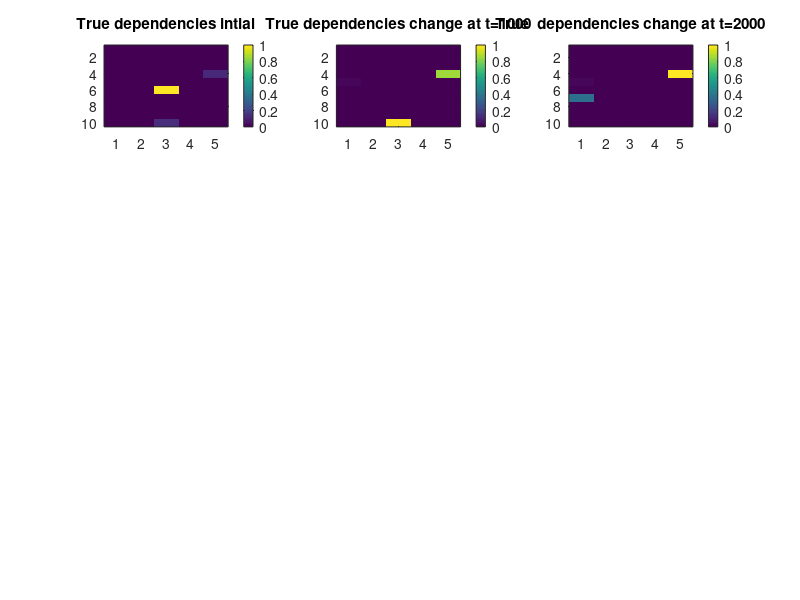

Write MATLAB code to recreate this figure. (Note: this script raises an error after producing the figure.)
% Dictionary based NL-TISO is implemented in this code. This implementation
% builds dictionary based on the simalarity measured using kernal
% functions. The length of the dictionary is not fixed in this
% implementation.

% Comment#2 to test git branch
clc
clear all
close all
% filename = './data/sytem20.mat';
% Data_struct = load(filename,'-mat');
% M_x=Data_struct.m_X;
noOfNodes        = 5;
filtOrder        = 2;
T=1;
noOfObservations = 3000
D=30;
order=2;
gamma_RF=1e-3;
gamma_NLTISO=1e-1;
lamda1=10/10;
lamda2=100/10;
edge_probability=.1;

for kk=1:100
    A=[];
    for i=1:order
        temp1=10*rand(noOfNodes,noOfNodes).*(rand(noOfNodes,noOfNodes)<edge_probability);
        A=[A;temp1];
    end
    if all(A(:)==0)==1
            A=zeros(10,5);
        [len_A,bred_A]=size(A)
        ad_in=randi([1,len_A*bred_A],1,1);
         A(ad_in)=rand;
        ad_in=randi([1,len_A*bred_A],1,1);
        A(ad_in)=rand;
         ad_in=randi([1,len_A*bred_A],1,1);
        A(ad_in)=rand;
    end

%         A=zeros(10,5);
%         [len_A,bred_A]=size(A)
%         ad_in=randi([1,len_A*bred_A],1,1);
%          A(ad_in)=10+5*randn;
%         ad_in=randi([1,len_A*bred_A],1,1);
%         A(ad_in)=10+5*randn;
%          ad_in=randi([1,len_A*bred_A],1,1);
%         A(ad_in)=10+5*randn;
    A1=A/max(max(A));
    subplot(4,3,1)
    imagesc(A/max(A(:)))
    title('True dependencies intial')
    colorbar;
    alpha=.1*rand(noOfNodes,noOfObservations);
    y_initial=1*randn(noOfNodes ,1);
    y=[y_initial];
    Ksigma=10;
    gsigma=Ksigma;
    Gscale=(1/sqrt(2*pi)/Ksigma);
    gscale=Gscale;
    GausDenom=-1/2/Ksigma^2;
    T=250
    T_Beta=500*rand(order*noOfNodes,noOfNodes,T);
    
    M_x=zeros(noOfNodes ,noOfNodes );
    M_x(:,1)=y_initial+.1*randn;
    for ii=2:T+order
        temp=A(1:noOfNodes ,:)*y_initial;
        M_x(:,ii)=temp+.1*rand;
        y_initial= M_x(:,ii);
    end
    
    for ii=T+order+1:noOfObservations
        if ii==1000
            list_nz=find(A);
            len=length(list_nz);
            rem_in=randi([1,len],1,1);
            rem=list_nz(rem_in);
            A(rem)=0;
            [len_A,bred_A]=size(A)
            ad_in=randi([1,len_A*bred_A],1,1)
            A(ad_in)=1*rand;
            %                 A=zeros(10,5);
            %         [len_A,bred_A]=size(A)
            %                 ad_in=randi([1,len_A*bred_A],1,1)
            %                 A(ad_in)=8;
            A2=A/max(max(A));
            subplot(4,3,2)
            imagesc(A/max(A(:)))
            title('True dependencies change at t=1000')
            colorbar;
            
        end
        if ii==2000
            list_nz=find(A);
            len=length(list_nz);
            rem_in=randi([1,len],1,1);
            rem=list_nz(rem_in);
            A(rem)=0;
            [len_A,bred_A]=size(A)
            ad_in=randi([1,len_A*bred_A],1,1)
             A(ad_in)=1*rand;
            %                 A=zeros(10,5);
            %         [len_A,bred_A]=size(A)
            %                 ad_in=randi([1,len_A*bred_A],1,1)
            %                 A(ad_in)=6;
            A3=A/max(max(A));
            subplot(4,3,3)
            imagesc(A/max(A(:)))
            title('True  dependencies change at t=2000')
            colorbar;
            
        end
        
        for k=1:noOfNodes
            temp=0;
            for m=1:order
                for l=1:noOfNodes
                    temp=temp+ A(noOfNodes *(m-1)+k,l)*((1*gscale*exp(-1000000*(M_x(l,ii-m-T:ii-m-1)-M_x(l,ii-m)).^2/(10*gsigma*gsigma))*reshape(T_Beta(noOfNodes *(m-1)+k,l,:),[T,1]))+(0*gscale*exp(-1000000*(M_x(l,ii-m-T:ii-m-1)-M_x(l,ii-m)).^2/(2*gsigma*gsigma))*reshape(T_Beta(noOfNodes *(m-1)+k,l,:),[T,1])));
                    
                end
            end
            M_x(k,ii)=temp+.05*randn;
            
        end
        
    end
    m_X=M_x;
    %  m_X=normalize(m_X,2);
    Ksigma=10;
    vsigma=[10 10 10 10 10];
    for i=1:noOfNodes
        v(i,:,:)=vsigma(i)*vsigma(i)*randn(1,filtOrder,D);
    end
    Gscale=(1/sqrt(2*pi)/Ksigma);
    alpha=zeros(noOfNodes,noOfNodes,filtOrder,noOfObservations);
    Kernal=zeros(noOfNodes,filtOrder,noOfObservations);
    [pred_RF1,alpha_RF1,mse_RF1(kk,:),pmdRF1(kk,:),pfaRF1(kk,:)]=NLTISORFF(order,lamda2,gamma_RF,vsigma,m_X,noOfNodes,filtOrder,noOfObservations,10,A1,A2,A3);
    [pred_RF2,alpha_RF2,mse_RF2(kk,:),pmdRF2(kk,:),pfaRF2(kk,:)]=NLTISORFF(order,lamda2,gamma_RF,vsigma,m_X,noOfNodes,filtOrder,noOfObservations,30,A1,A2,A3);
    [pred_RF3,alpha_RF3,mse_RF3(kk,:),pmdRF3(kk,:),pfaRF3(kk,:)]=NLTISORFF(order,lamda2,gamma_RF,vsigma,m_X,noOfNodes,filtOrder,noOfObservations,50,A1,A2,A3);
        [pred_NLTISO,alpha_NLTISO,mse_NL(kk,:),pmd1(kk,:),pfa1(kk,:)]=NLTISOF(order,lamda1,gamma_NLTISO,Ksigma,m_X,noOfNodes,filtOrder,noOfObservations,D,A1,A2,A3);
    
    %%%%Moving average
    for t=12:noOfObservations
        movavg_pred(:,t)=sum(m_X(:,t-11:t-1),2)/10;
    end
    
end
% figure
% plot(sum(mse_RF(:,300:end))/10,'LineWidth',2)
% hold on
% plot(sum(mse_NL(:,300:end))/10,'LineWidth',2)
% hold on
% plot( sum(mse_t(:,300:end))/10,'LineWidth',2)
% lgd1=legend('RF-NLTISO','NLTISO','TIRSO')
% set(lgd1,'fontsize',18)
% ylable('MSE','FontSize',18)
% xlabel('t','FontSize',18)
figure
plot((sum(pmd1))/100,'LineWidth',2);
hold on
plot((sum(pmdRF1))/100,'LineWidth',2);
hold on
plot((sum(pmdRF2))/100,'LineWidth',2);
hold on
plot((sum(pmdRF3))/100,'LineWidth',2);
% title('Probability of miss detection ')
lgd2=legend('NL-TISO','RF-NLTISO:D=10','RF-NLTISO:D=30','RF-NLTISO:D=50')
set(lgd2,'fontsize',24)
ylabel('P_{MD}','FontSize',24)
xlabel('t','FontSize',24)

figure
plot(sum(pfa1)/100,'LineWidth',2);
hold on
plot(sum(pfaRF1)/100,'LineWidth',2);
hold on
plot(sum(pfaRF2)/100,'LineWidth',2);
hold on
plot(sum(pfaRF3)/100,'LineWidth',2);
% title('Probability of false alarm detection ')
lgd3=legend('NL-TISO','RF-NLTISO:D=10','RF-NLTISO:D=30','RF-NLTISO:D=50')
set(lgd3,'fontsize',24)
ylabel('P_{FA}','FontSize',24)
xlabel('t','FontSize',24)


% Full_Ker_time=toc;
% Psuedo_Adj=(sum(alpha_RF.^2,4)).^0.5
% plot(pred_RF(1,:),'LineWidth',2)
% hold on
% plot(m_X(1,1:noOfObservations),'LineWidth',2)
% hold on
% plot(movavg_pred(1,:))
% hold on
% % plot(pred_NLTISO(15,:),'LineWidth',2)
% legend('prediction (RF)','orginal','Moving Average')
% alpha_full=alpha(:);
% Num_samples_Dict=Kernal_Size_Dict(3);
% Num_samples_Ful=Kernal_Size_Full(3);
% title_str=strcat('NoSamplesDict=',num2str(Num_samples_Dict),', ',...
%     'NoSamplesFull=',num2str(Num_samples_Ful))
% title(title_str)
%
% Kernal_Size_Dict
% Kernal_Size_Full
% Full_Ker_time
% Dict_time
function [predt,alpha,mse,pmd,pfa]= NLTISOF(order,lamda,gamma,Ksigma,m_X,noOfNodes,filtOrder,noOfObservations,D,A1,A2,A3)
Gscale=(1/sqrt(2*pi)/Ksigma);
alpha=zeros(noOfNodes,noOfNodes,filtOrder,noOfObservations);
Kernal=zeros(noOfNodes,filtOrder,noOfObservations);

eta=1/gamma;
%% new code
for t=filtOrder+1:noOfObservations
    if t<1000
        Psuedo_Adj=(sum(alpha.^2,4)).^0.5;
        B=[Psuedo_Adj(:,:,1);Psuedo_Adj(:,:,2) ];
        C=B/max(B(:));
        
        if t==990
            
            subplot(4,3,7)
            imagesc(B/max(B(:)))
            title('NLTISO-Estimate at t=990')
            colorbar;
            
        end
        countmd=0;
        MF=wthresh(C,'h',.2);
         MF(isnan(MF))=0;
     
        MD=wthresh(A1,'h',.2);
           indmd=find(MD);
         MF(indmd)=0;
        pfa(t)=(nnz(MF))/50;
        cv=wthresh(abs(C(indmd)),'h',.2);
%         cv(isnan(cv))=1;
        cunt=nnz(cv);
        tcount=nnz(indmd);
        
       pmd(t)=(tcount-cunt)/ tcount;
    elseif t<2000
        Psuedo_Adj=(sum(alpha.^2,4)).^0.5;
        B=[Psuedo_Adj(:,:,1);Psuedo_Adj(:,:,2) ];
        C=B/max(B(:));
        if t==1990
            
            
            subplot(4,3,8)
            imagesc(B/max(B(:)))
            title('NLTISO-Estimate at t=1990');
            colorbar;
            
        end
        countmd=0;
        MF=wthresh(C,'h',.2);
        MF(isnan(MF))=0;
      
         MD=wthresh(A2,'h',.2);
         indmd=find(MD);
       MF(indmd)=0;
        pfa(t)=(nnz(MF))/50;  
         cv=wthresh(abs(C(indmd)),'h',.2);
%         cv(isnan(cv))=1;
        cunt=nnz(cv);
        tcount=nnz(indmd);
        
       pmd(t)=(tcount-cunt)/ tcount;
    else
        Psuedo_Adj=(sum(alpha.^2,4)).^0.5;
        B=[Psuedo_Adj(:,:,1);Psuedo_Adj(:,:,2) ];
        C=B/max(B(:));
        if t==2990
            
            
            subplot(4,3,9)
            imagesc(B/max(B(:)))
            title('NLTISO-Estimate at t=2000');
            colorbar;
            
        end
        countmd=0;
        MF=wthresh(C,'h',.2);
        MF(isnan(MF))=0;
      
         MD=wthresh(A3,'h',.2);
         indmd=find(MD);
       MF(indmd)=0;
        pfa(t)=(nnz(MF))/50;  
         cv=wthresh(abs(C(indmd)),'h',.2);
%         cv(isnan(cv))=1;
        cunt=nnz(cv);
        tcount=nnz(indmd);
        
       pmd(t)=(tcount-cunt)/ tcount;
    end
    for n1=1:noOfNodes
        m_X_P_pre=m_X(n1,t-filtOrder:t-1);
        m_X_P=flip(m_X_P_pre);
        m_X_P_big=repmat(m_X_P',1,t);
        Kernal(n1,:,1:t)=Gscale*exp(-1000*(m_X_P_big-m_X(n1,1:t)).^2);
    end
    K_vec=vec(Kernal(:,:,1:t));
    for n1=1:noOfNodes
        predt(n1,t)=(vec(alpha(n1,:,:,1:t)))'*K_vec;
        grad_vec=(vec(alpha(n1,:,:,1:t)))'*K_vec*K_vec'-K_vec'*m_X(n1,t);
        error_temp(n1)=(predt(n1,t)-m_X(n1,t))^2;
        grad=reshape(grad_vec,noOfNodes,filtOrder,t);
        g=eta*squeeze(alpha(n1,:,:,1:t))-grad;
        alpha(n1,:,:,1:t)= SoftThresold(g,t,noOfNodes,eta,lamda,n1,order);
    end
    error(:,t)=error_temp;
    mse(t)=sum(error_temp)/(sum(m_X(:,t).^2));
    (sum(alpha.^2,4)).^0.5;
end
end
function [predt,alpha,mse,pmd,pfa]= NLTISORFF(order,lamda,gamma,vsigma,m_X,noOfNodes,filtOrder,noOfObservations,D,A1,A2,A3)
Kernal=zeros(noOfNodes,filtOrder,2*D);

for i=1:noOfNodes
    v(i,:,:)=vsigma(i)*vsigma(i)*randn(1,filtOrder,D);
end

eta=1/gamma;

alpha=zeros(noOfNodes,noOfNodes,filtOrder,2*D);
tic
%%RF-TISO
for t=filtOrder+1:noOfObservations
    if t<1000
        Psuedo_Adj=(sum(alpha.^2,4)).^0.5;
        B=[Psuedo_Adj(:,:,1);Psuedo_Adj(:,:,2) ];
        C=B/max(B(:));
        
        if t==990
            
            subplot(4,3,7)
            imagesc(B/max(B(:)))
            title('RFTISO-Estimate at t=990')
            colorbar;
            
        end
        countmd=0;
%         indmd=find(A1);
        MF=wthresh((C),'h',.2);
        MF(isnan(MF))=0;
        
         MD=wthresh(A1,'h',.2);
         indmd=find(MD);
        MF(indmd)=0;
        pfa(t)=(nnz(MF))/50;
         cv=wthresh(abs(C(indmd)),'h',.2);
%         cv(isnan(cv))=1;
        cunt=nnz(cv);
        tcount=nnz(indmd);
        
       pmd(t)=(tcount-cunt)/ tcount;
        
    elseif t<2000
        Psuedo_Adj=(sum(alpha.^2,4)).^0.5;
        B=[Psuedo_Adj(:,:,1);Psuedo_Adj(:,:,2) ];
        C=B/max(B(:));
        if t==1990
            
            
            subplot(4,3,8)
            imagesc(B/max(B(:)))
            title('RFTISO-Estimate at t=1990');
            colorbar;
            
        end
        countmd=0;
%         indmd=find(A2);
        MF=wthresh(C,'h',.2);
        MF(isnan(MF))=0;
        
        
         MD=wthresh(A2,'h',.2);
         indmd=find(MD);
         MF(indmd)=0;
        pfa(t)=(nnz(MF))/50;
         cv=wthresh(abs(C(indmd)),'h',.2);
%         cv(isnan(cv))=1;
        cunt=nnz(cv);
        tcount=nnz(indmd);
        
       pmd(t)=(tcount-cunt)/ tcount;
    else
        Psuedo_Adj=(sum(alpha.^2,4)).^0.5;
        B=[Psuedo_Adj(:,:,1);Psuedo_Adj(:,:,2) ];
        C=B/max(B(:));
        if t==2990
            
            
            subplot(4,3,9)
            imagesc(B/max(B(:)))
            title('RFTISO-Estimate at t=2000');
            colorbar;
            
        end
        countmd=0;
%         indmd=find(A3);
        MF=wthresh(C,'h',.2);
        MF(isnan(MF))=0;
       
        
         MD=wthresh(A3,'h',.2);
         indmd=find(MD);
         MF(indmd)=0;
        pfa(t)=(nnz(MF))/50;
         cv=wthresh(abs(C(indmd)),'h',.2);
%         cv(isnan(cv))=1;
        cunt=nnz(cv);
        tcount=nnz(indmd);
        
       pmd(t)=(tcount-cunt)/ tcount;
    end
    for n1=1:noOfNodes
        
        for tau=1:filtOrder
            m_X_P_pre=m_X(n1,t-tau);
            v_vec=v(n1,tau,:);
            
            
            
            Kernal(n1,tau,1:2*D)=[reshape((sin(m_X_P_pre*v_vec)),[1,D]) reshape((cos(m_X_P_pre*v_vec)),[1,D])];
        end
    end
    
    Kernal_Size_Full=size(Kernal);
    K_vec=vec(Kernal(:,:,1:2*D));
    for n1=1:noOfNodes
        predt(n1,t)=(vec(alpha(n1,:,:,1:2*D)))'*K_vec;
        grad_vec=(vec(alpha(n1,:,:,1:2*D)))'*K_vec*K_vec'-K_vec'*m_X(n1,t);
        error_temp(n1)=(predt(n1,t)-m_X(n1,t))^2;
        grad=reshape(grad_vec,noOfNodes,filtOrder,2*D);
        g=eta*squeeze(alpha(n1,:,:,1:2*D))-grad;
        alpha(n1,:,:,1:2*D)= SoftThresold(g,2*D,noOfNodes,eta,lamda,n1,order);
    end
    error(:,t)=error_temp;
    mse(t)=sum(error_temp)/sum(m_X(:,t).^2);
end
end
function [alpha_temp] =SoftThresold(g,t,noOfNodes,eta,lamda,n1,order)
alpha_temp=zeros(size(g));
for n2=1:noOfNodes
    for m=1:order
        alpha_temp(n2,m,:)=g(n2,m,:)/eta;
        alpha_temp(n2,m,:)=g(n2,m,:)/eta*max(0,(1-lamda/norm(reshape(g(n2,m,:),1,t))));
    end
end
end
